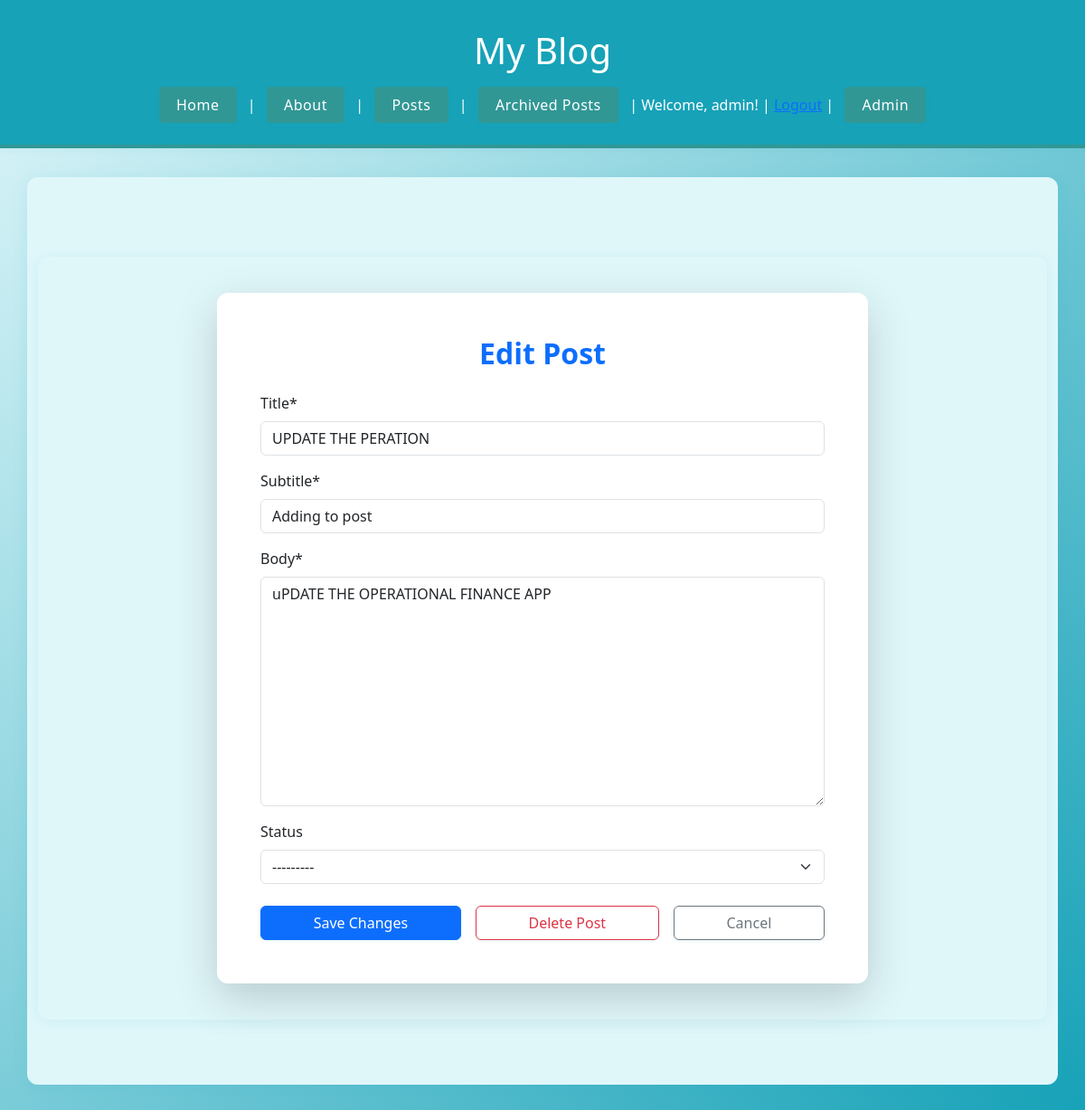
/posts/1/edit/ (signed in), run on an earlier commit of the app's database.
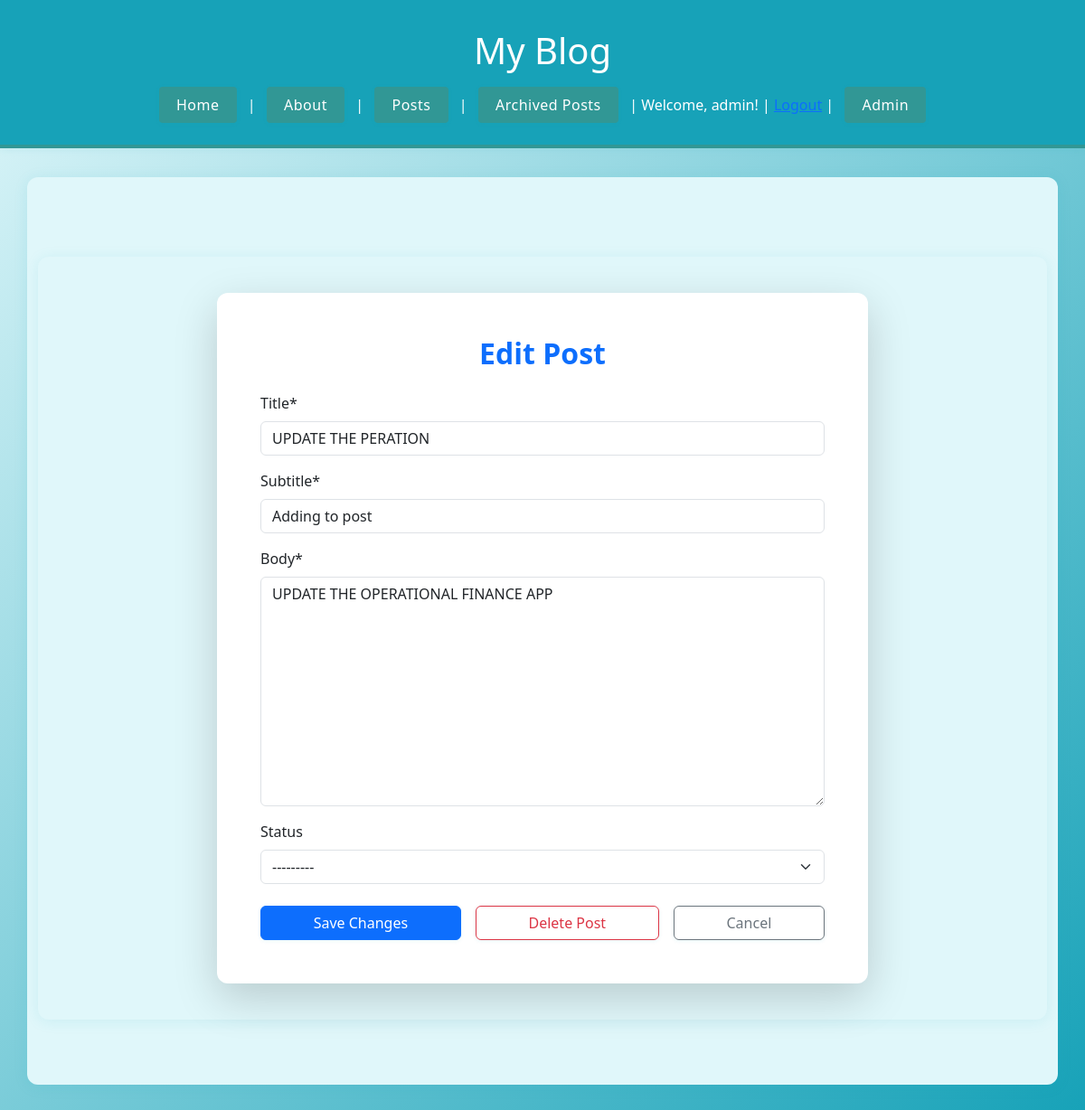
And on a later commit of the database.
### posts/models.py (models this page shows, shortened)
class Post(models.Model):
	title = models.CharField(max_length=128)
	subtitle = models.CharField(max_length=256)
	body = models.TextField()
	created_on = models.DateTimeField(auto_now_add=True)
	author = models.ForeignKey(
		get_user_model(),
		on_delete=models.CASCADE
	)
	status = models.ForeignKey(
		Status,
		on_delete=models.DO_NOTHING,
		null=True,
		blank=True,
		related_name='posts'
	)

### posts/views.py (the view)
# urls.py: path('<int:pk>/edit/', PostUpdateView.as_view(), name='post_edit'),
class PostUpdateView(LoginRequiredMixin, UpdateView):
	template_name = "posts/edit.html"
	model = Post
	fields = ["title", "subtitle", "body", "status"]
	success_url = reverse_lazy("post_list")
	def get_queryset(self):
		return Post.objects.all()

### posts/models.py (called while the page is built)
	def __str__(self):
		return f"{self.name}"

### templates/posts/edit.html (shortened to what this page needs)
{% extends 'base.html' %}
{% load crispy_forms_tags %}
{% block content %}
<div class="container mt-5">
  <div class="row justify-content-center">
    <div class="col-lg-8">
      <div class="card shadow-lg border-0">
        <div class="card-body p-5">
          <h2 class="card-title mb-4 text-center fw-bold text-primary">Edit Post</h2>
          <form method="post" class="needs-validation" novalidate>
            {{ form|crispy }}
            <div class="d-flex gap-3 mt-4">
              <button type="submit" class="btn btn-primary flex-fill">Save Changes</button>
              <a href="{% url 'post_delete' post.id %}" class="btn btn-outline-danger flex-fill">Delete Post</a>
              <a href="{% url 'post_list' %}" class="btn btn-outline-secondary flex-fill">Cancel</a>
            </div>
          </form>
        </div>
      </div>
    </div>
  </div>
</div>
{% endblock %}

What changed in the data, as far as the page shows it:
changed Post "UPDATE THE PERATION": body "uPDATE THE OPERATIONAL FINANCE APP" → "UPDATE THE OPERATIONAL FINANCE APP"
